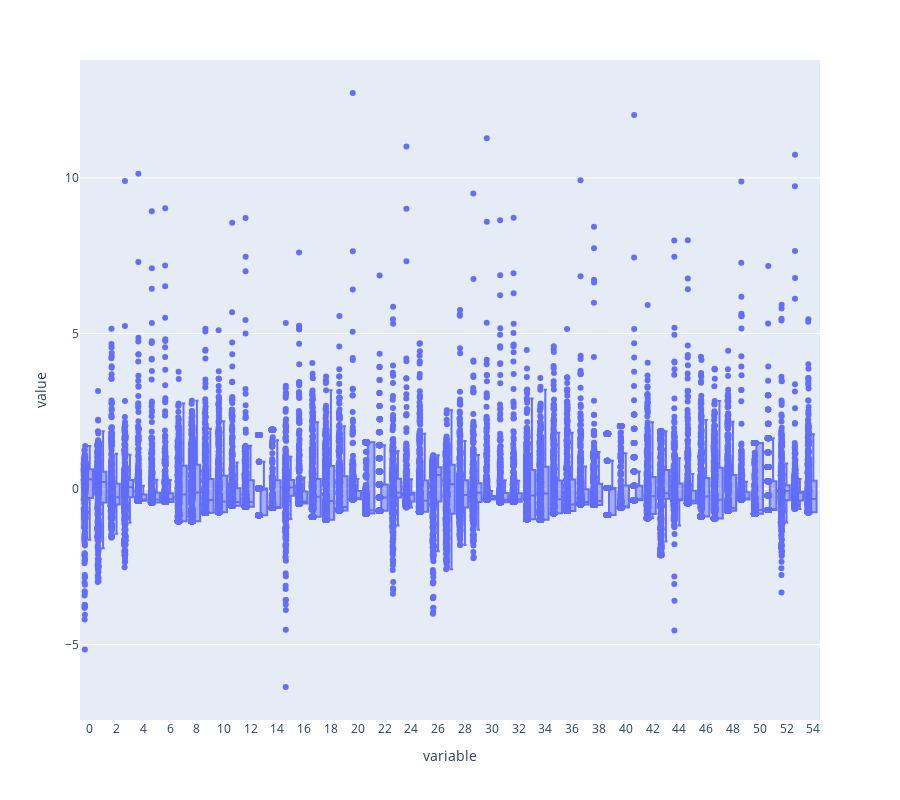

Source (notebook cell):
### Code cell
#features = features.set_index("file_name")
numeric_features = features.select_dtypes(include='number')

features_scaled = StandardScaler().fit_transform(numeric_features)

fig = px.box(
    features_scaled,
    points="all",  # shows all data points
)

fig.update_layout(height=800)
fig.show()

### Figure 1 — Plotly figure (JSON) as saved in the notebook; plotly's stock layout.template omitted (floating-point values rounded to 4 significant figures; data arrays with more than 128 entries replaced by an {"elided": "..."} marker saying what was removed)
{"data": [{"alignmentgroup": "True", "boxpoints": "all", "hovertemplate": "variable=%{x}<br>value=%{y}<extra></extra>", "legendgroup": "", "marker": {"color": "#636efa"}, "name": "", "notched": false, "offsetgroup": "", "orientation": "v", "showlegend": false, "type": "box", "x": {"elided": "24530 str values"}, "x0": " ", "xaxis": "x", "y": {"elided": "24530 float values"}, "y0": " ", "yaxis": "y"}], "layout": {"boxmode": "group", "height": 800, "legend": {"tracegroupgap": 0}, "margin": {"t": 60}, "xaxis": {"anchor": "y", "domain": [0, 1], "title": {"text": "variable"}}, "yaxis": {"anchor": "x", "domain": [0, 1], "title": {"text": "value"}}}}
